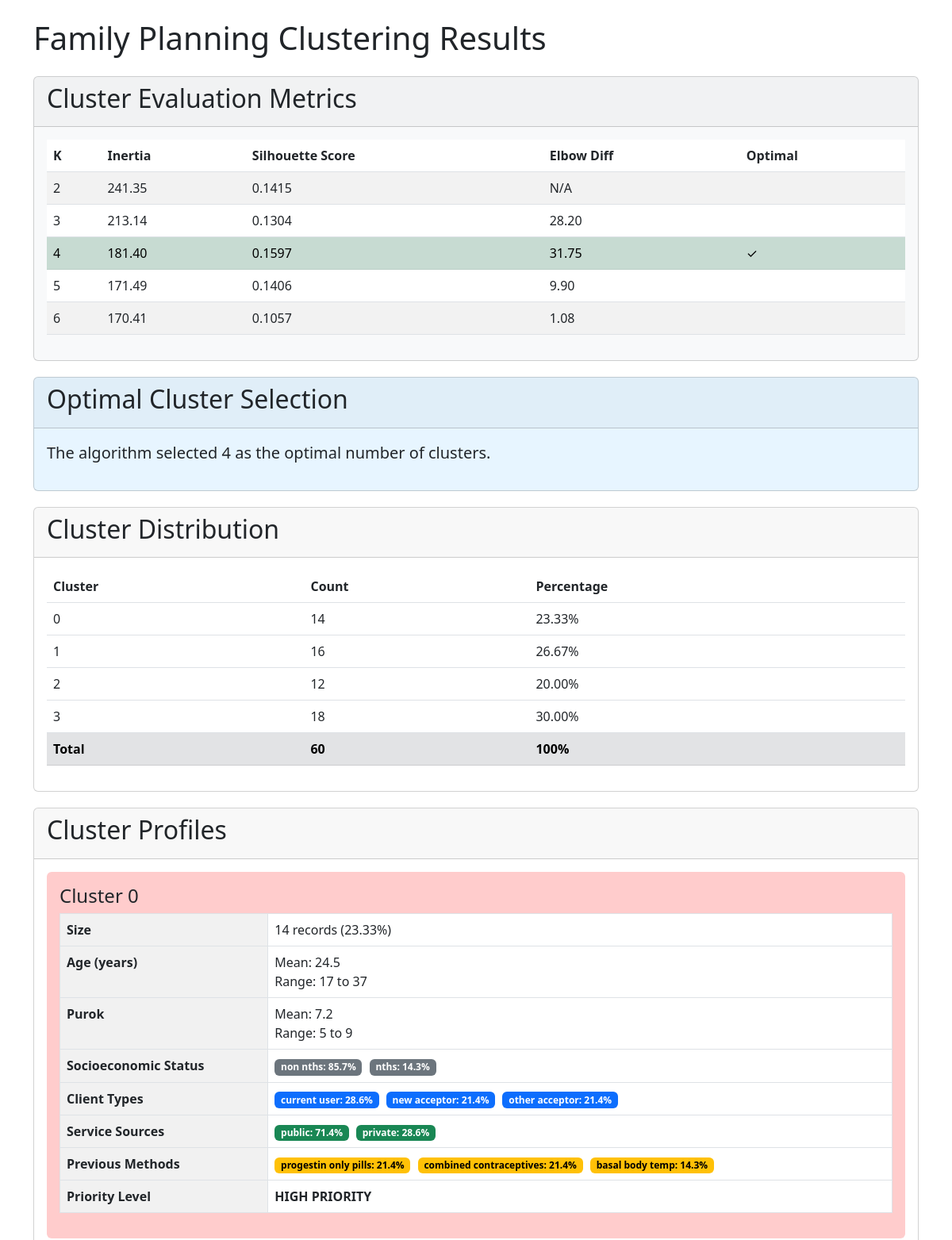
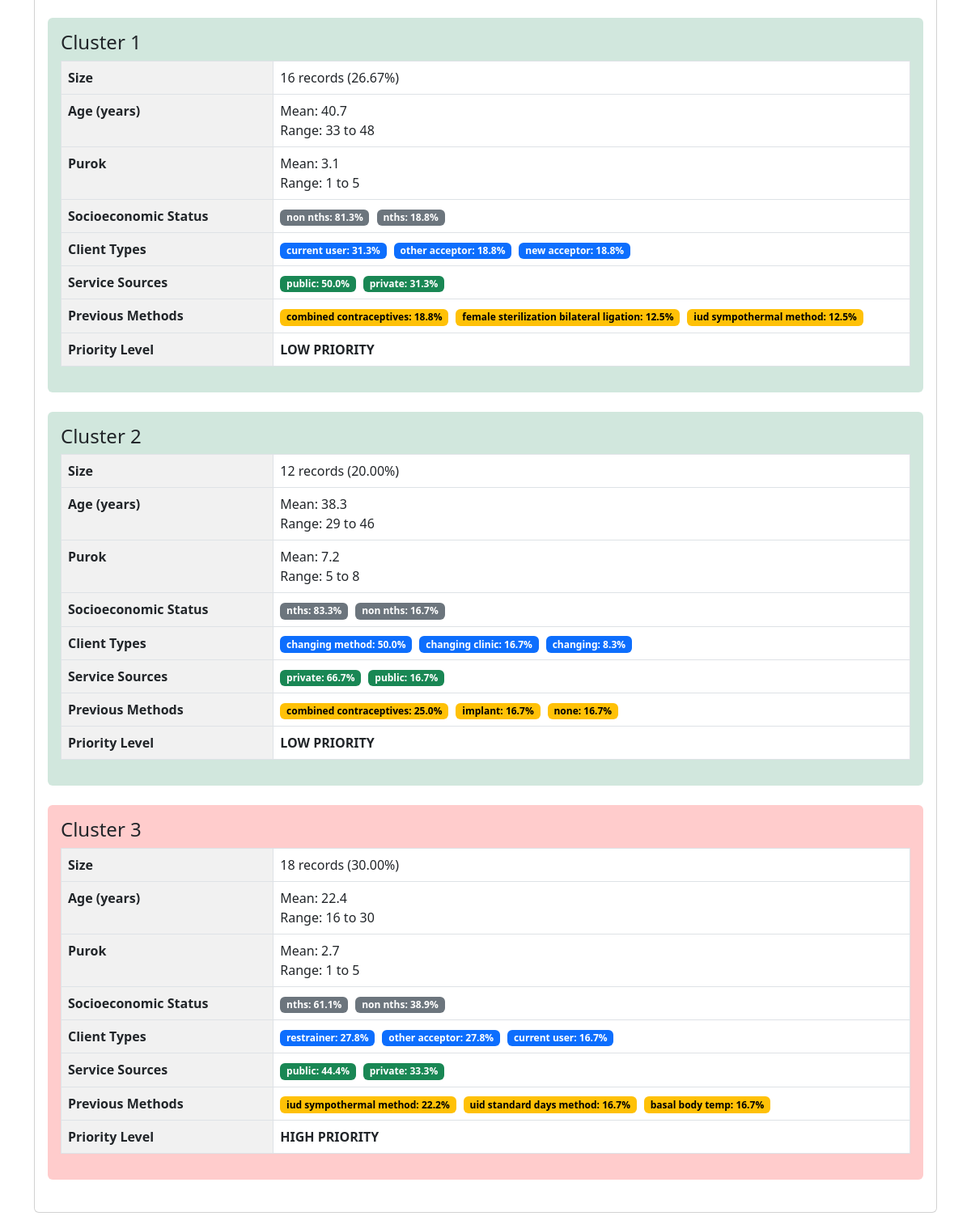
The app's page /healthapp/familyplanningresult.php with its own data (2 pictures, top to bottom).
### tables this page shows
CREATE TABLE `family_planning_clustering_metrics` (
  `k` bigint(20) DEFAULT NULL,
  `inertia` double DEFAULT NULL,
  `silhouette_score` double DEFAULT NULL,
  `elbow_diff` double DEFAULT NULL,
  `optimal_k` bigint(20) DEFAULT NULL
);

CREATE TABLE `family_planning_clustering_results` (
  `date_of_registration` text DEFAULT NULL,
  `purok` bigint(20) DEFAULT NULL,
  `age` bigint(20) DEFAULT NULL,
  `birthday` text DEFAULT NULL,
  `se_status` text DEFAULT NULL,
  `type_of_client` text DEFAULT NULL,
  `source` text DEFAULT NULL,
  `previous_method` text DEFAULT NULL,
  `cluster` int(11) DEFAULT NULL
);

### healthapp/familyplanningresult.php (the view, shortened to what this page needs)
<?php
$servername = "localhost";
$username = "admin";
$password = "healthdata123";
$dbname = "healthdata";
$conn = new mysqli($servername, $username, $password, $dbname);
$metrics_sql = "SELECT * FROM family_planning_clustering_metrics";
$metrics_result = $conn->query($metrics_sql);
$clusters_sql = "SELECT * FROM family_planning_clustering_results";
$clusters_result = $conn->query($clusters_sql);
$optimal_k_sql = "SELECT k FROM family_planning_clustering_metrics WHERE optimal_k = 1 LIMIT 1";
$optimal_k_result = $conn->query($optimal_k_sql);
$optimal_k_row = $optimal_k_result->fetch_assoc();
$optimal_k = $optimal_k_row['k'];
$cluster_profiles = array();
$cluster_counts = array();
$numeric_stats = array();
$categorical_stats = array();
for ($i = 0; $i < $optimal_k; $i++) {
    $cluster_profiles[$i] = array();
    $cluster_counts[$i] = 0;
    $numeric_stats[$i] = array(
        'age_sum' => 0,
        'age_count' => 0,
        'age_min' => PHP_INT_MAX,
        'age_max' => 0,
        'purok_sum' => 0,
        'purok_min' => PHP_INT_MAX,
        'purok_max' => 0
    );
    $categorical_stats[$i] = array(
        'se_status' => array(),
        'type_of_client' => array(),
        'source' => array(),
        'previous_method' => array()
    );
}
if ($clusters_result->num_rows > 0) {
    while($row = $clusters_result->fetch_assoc()) {
        $cluster = $row['cluster'];
        $cluster_counts[$cluster]++;
        $numeric_stats[$cluster]['age_sum'] += $row['age'];
        $numeric_stats[$cluster]['age_count']++;
        $numeric_stats[$cluster]['age_min'] = min($numeric_stats[$cluster]['age_min'], $row['age']);
        $numeric_stats[$cluster]['age_max'] = max($numeric_stats[$cluster]['age_max'], $row['age']);
        $numeric_stats[$cluster]['purok_sum'] += $row['purok'];
        $numeric_stats[$cluster]['purok_min'] = min($numeric_stats[$cluster]['purok_min'], $row['purok']);
        $numeric_stats[$cluster]['purok_max'] = max($numeric_stats[$cluster]['purok_max'], $row['purok']);
        $se_status = $row['se_status'];
        if (!isset($categorical_stats[$cluster]['se_status'][$se_status])) {
            $categorical_stats[$cluster]['se_status'][$se_status] = 0;
        }
        $categorical_stats[$cluster]['se_status'][$se_status]++;
        $client_type = $row['type_of_client'];
        if (!isset($categorical_stats[$cluster]['type_of_client'][$client_type])) {
            $categorical_stats[$cluster]['type_of_client'][$client_type] = 0;
        }
        $categorical_stats[$cluster]['type_of_client'][$client_type]++;
        $source = $row['source'];
        if (!isset($categorical_stats[$cluster]['source'][$source])) {
            $categorical_stats[$cluster]['source'][$source] = 0;
        }
        $categorical_stats[$cluster]['source'][$source]++;
        $method = $row['previous_method'];
        if (!isset($categorical_stats[$cluster]['previous_method'][$method])) {
            $categorical_stats[$cluster]['previous_method'][$method] = 0;
        }
        $categorical_stats[$cluster]['previous_method'][$method]++;
    }
}
for ($i = 0; $i < $optimal_k; $i++) {
    $cluster_profiles[$i]['count'] = $cluster_counts[$i];
    $total = $cluster_counts[$i];
    $cluster_profiles[$i]['age_mean'] = $numeric_stats[$i]['age_sum'] / $total;
    $cluster_profiles[$i]['age_min'] = $numeric_stats[$i]['age_min'];
    $cluster_profiles[$i]['age_max'] = $numeric_stats[$i]['age_max'];
    $cluster_profiles[$i]['purok_mean'] = $numeric_stats[$i]['purok_sum'] / $total;
    $cluster_profiles[$i]['purok_min'] = $numeric_stats[$i]['purok_min'];
    $cluster_profiles[$i]['purok_max'] = $numeric_stats[$i]['purok_max'];
    arsort($categorical_stats[$i]['se_status']);
    $cluster_profiles[$i]['top_se_status'] = array_slice($categorical_stats[$i]['se_status'], 0, 2, true);
    arsort($categorical_stats[$i]['type_of_client']);
    $cluster_profiles[$i]['top_client_types'] = array_slice($categorical_stats[$i]['type_of_client'], 0, 3, true);
    arsort($categorical_stats[$i]['source']);
    $cluster_profiles[$i]['top_sources'] = array_slice($categorical_stats[$i]['source'], 0, 2, true);
    arsort($categorical_stats[$i]['previous_method']);
    $cluster_profiles[$i]['top_methods'] = array_slice($categorical_stats[$i]['previous_method'], 0, 3, true);
    $cluster_profiles[$i]['priority'] = 'low-priority';
    if ($cluster_profiles[$i]['age_mean'] < 25 ||
        isset($cluster_profiles[$i]['top_se_status']['Poor'])) {
        $cluster_profiles[$i]['priority'] = 'high-priority';
    } elseif ($cluster_profiles[$i]['age_mean'] < 30 ||
             isset($cluster_profiles[$i]['top_se_status']['Low Income'])) {
        $cluster_profiles[$i]['priority'] = 'medium-priority';
    }
}
?>
<!DOCTYPE html>
<html lang="en">
<head>
    <link href="https://cdn.jsdelivr.net/npm/bootstrap@5.3.0/dist/css/bootstrap.min.css" rel="stylesheet">
</head>
<body>
    <div class="container mt-4">
        <h1 class="mb-4">Family Planning Clustering Results</h1>
        <div class="card metric-card">
            <div class="card-header">
                <h2>Cluster Evaluation Metrics</h2>
            </div>
            <div class="card-body">
                <div class="table-responsive">
                    <table class="table table-striped">
                        <thead>
                            <tr>
                                <th>K</th>
                                <th>Inertia</th>
                                <th>Silhouette Score</th>
                                <th>Elbow Diff</th>
                                <th>Optimal</th>
                            </tr>
                        </thead>
                        <tbody>
                            <?php while($row = $metrics_result->fetch_assoc()): ?>
                            <tr <?= $row['optimal_k'] ? 'class="table-success"' : '' ?>>
                                <td><?= $row['k'] ?></td>
                                <td><?= number_format($row['inertia'], 2) ?></td>
                                <td><?= number_format($row['silhouette_score'], 4) ?></td>
                                <td><?= $row['elbow_diff'] ? number_format($row['elbow_diff'], 2) : 'N/A' ?></td>
                                <td><?= $row['optimal_k'] ? '✓' : '' ?></td>
                            </tr>
                            <?php endwhile; ?>
                        </tbody>
                    </table>
                </div>
            </div>
        </div>
        <div class="card optimal-card">
            <div class="card-header">
                <h2>Optimal Cluster Selection</h2>
            </div>
            <div class="card-body">
                <p class="lead">The algorithm selected <strong><?= $optimal_k ?></strong> as the optimal number of clusters.</p>
            </div>
        </div>
        <div class="card">
            <div class="card-header">
                <h2>Cluster Distribution</h2>
            </div>
            <div class="card-body">
                <div class="table-responsive">
                    <table class="table">
                        <thead>
                            <tr>
                                <th>Cluster</th>
                                <th>Count</th>
                                <th>Percentage</th>
                            </tr>
                        </thead>
                        <tbody>
                            <?php
                            $total = array_sum($cluster_counts);
                            foreach ($cluster_counts as $cluster => $count):
                                $percentage = ($count / $total) * 100;
                            ?>
                            <tr>
                                <td><?= $cluster ?></td>
                                <td><?= $count ?></td>
                                <td><?= number_format($percentage, 2) ?>%</td>
                            </tr>
                            <?php endforeach; ?>
                            <tr class="table-secondary">
                                <td><strong>Total</strong></td>
                                <td><strong><?= $total ?></strong></td>
                                <td><strong>100%</strong></td>
                            </tr>
                        </tbody>
                    </table>
                </div>
            </div>
        </div>
        <div class="card">
            <div class="card-header">
                <h2>Cluster Profiles</h2>
            </div>
            <div class="card-body">
                <?php foreach ($cluster_profiles as $cluster => $profile): ?>
                <div class="mb-4 <?= $profile['priority'] ?> p-3 rounded">
                    <h4>Cluster <?= $cluster ?></h4>
                    <div class="table-responsive">
                        <table class="table table-bordered profile-table">
                            <tr>
                                <th width="25%">Size</th>
                                <td><?= $profile['count'] ?> records (<?= number_format(($profile['count'] / $total) * 100, 2) ?>%)</td>
                            </tr>
                            <tr>
                                <th>Age (years)</th>
                                <td>
                                    Mean: <?= number_format($profile['age_mean'], 1) ?><br>
                                    Range: <?= $profile['age_min'] ?> to <?= $profile['age_max'] ?>
                                </td>
                            </tr>
                            <tr>
                                <th>Purok</th>
                                <td>
                                    Mean: <?= number_format($profile['purok_mean'], 1) ?><br>
                                    Range: <?= $profile['purok_min'] ?> to <?= $profile['purok_max'] ?>
                                </td>
                            </tr>
                            <tr>
                                <th>Socioeconomic Status</th>
                                <td>
                                    <?php foreach ($profile['top_se_status'] as $status => $count):
                                        $pct = ($count / $profile['count']) * 100;
                                    ?>
                                    <span class="badge badge-se-status">
                                        <?= $status ?>: <?= number_format($pct, 1) ?>%
                                    </span>
                                    <?php endforeach; ?>
                                </td>
                            </tr>
                            <tr>
                                <th>Client Types</th>
                                <td>
                                    <?php foreach ($profile['top_client_types'] as $type => $count):
                                        $pct = ($count / $profile['count']) * 100;
                                    ?>
                                    <span class="badge badge-client">
                                        <?= $type ?>: <?= number_format($pct, 1) ?>%
                                    </span>
                                    <?php endforeach; ?>
                                </td>
                            </tr>
                            <tr>
                                <th>Service Sources</th>
                                <td>
                                    <?php foreach ($profile['top_sources'] as $source => $count):
                                        $pct = ($count / $profile['count']) * 100;
                                    ?>
                                    <span class="badge badge-source">
                                        <?= $source ?>: <?= number_format($pct, 1) ?>%
                                    </span>
                                    <?php endforeach; ?>
                                </td>
                            </tr>
                            <tr>
                                <th>Previous Methods</th>
                                <td>
                                    <?php foreach ($profile['top_methods'] as $method => $count):
                                        $pct = ($count / $profile['count']) * 100;
                                    ?>
                                    <span class="badge badge-method">
                                        <?= $method ?>: <?= number_format($pct, 1) ?>%
                                    </span>
                                    <?php endforeach; ?>
                                </td>
                            </tr>
                            <tr>
                                <th>Priority Level</th>
                                <td class="fw-bold">
                                    <?= strtoupper(str_replace('-', ' ', $profile['priority'])) ?>
                                </td>
                            </tr>
                        </table>
                    </div>
                </div>
                <?php endforeach; ?>
            </div>
        </div>
    </div>
</body>
</html>

### healthapp/familyplanningresult.php (style rules this page uses)
.card { margin-bottom: 20px; }
.metric-card { background-color: #f8f9fa; }
.optimal-card { background-color: #e7f5ff; }
.profile-table th { background-color: #f1f1f1; }
.badge-se-status { background-color: #6c757d; margin-right: 5px; }
.badge-client { background-color: #0d6efd; margin-right: 5px; }
.badge-source { background-color: #198754; margin-right: 5px; }
.badge-method { background-color: #ffc107; margin-right: 5px; color: #000; }
.high-priority { background-color: #ffcccc; }
.low-priority { background-color: #d1e7dd; }

### records on screen
family_planning_clustering_metrics: k "2", inertia "241.35", silhouette_score "0.1415", shows "N/A"
family_planning_clustering_metrics: k "3", inertia "213.14", silhouette_score "0.1304", elbow_diff "28.20"
family_planning_clustering_metrics: k "4", inertia "181.40", silhouette_score "0.1597", elbow_diff "31.75"
family_planning_clustering_metrics: k "5", inertia "171.49", silhouette_score "0.1406", elbow_diff "9.90"
family_planning_clustering_metrics: k "6", inertia "170.41", silhouette_score "0.1057", elbow_diff "1.08"
family_planning_clustering_results: purok "28.6", cluster "21.4", purok "22.2", cluster "16.7"
family_planning_clustering_results: source "public", previous_method "progestin only pills", pct "21.4"

### other values on screen
$cluster "0"
$count "14"
$percentage "23.33"
$cluster "1"
$count "16"
$percentage "26.67"
$cluster "2"
$count "12"
$percentage "20.00"
$cluster "3"
$count "18"
$percentage "30.00"
$total "60"
$profile['count'] "14"
$profile['age_mean'] "24.5"
